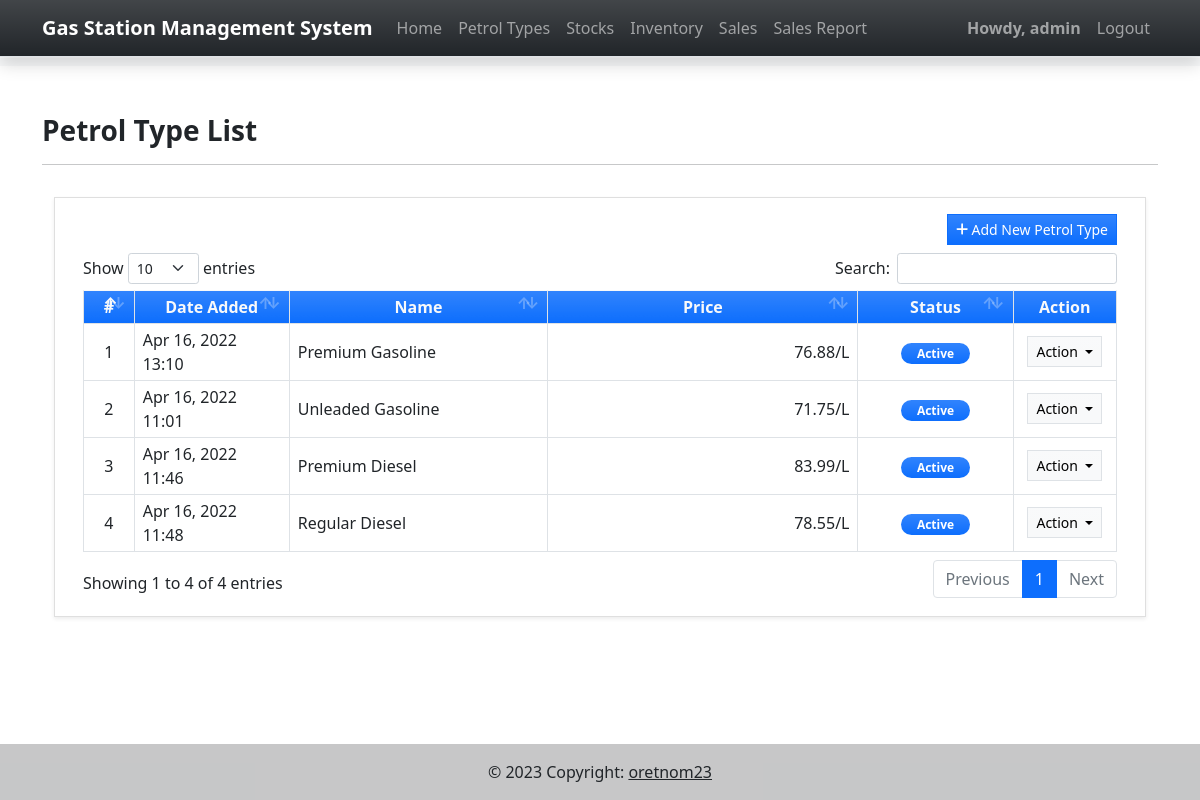
The app's page /petrol_list (signed in) with its own data.
### gsmsApp/models.py (models this page shows, shortened)
class Petrol(models.Model):
    name = models.CharField(max_length=250)
    description = models.TextField()
    status = models.CharField(max_length=2,choices=(('1','Active'),('0', 'Inactive')) , default = 1)
    price = models.FloatField(max_length=(15,2), default= 0)
    delete_flag = models.IntegerField(default = 0)
    date_added = models.DateTimeField(default = timezone.now)
    date_created = models.DateTimeField(auto_now = True)
    class Meta:
        verbose_name_plural = "Petrol Type List"
    def __str__(self):
        return str(f"{self.name}")

### gsmsApp/views.py (the view)
# urls.py: path('petrol_list',views.petrol_list,name='petrol-page'),
@login_required
def petrol_list(request):
    context =context_data()
    context['page_title'] = "Petrol Type List"
    context['page'] = "petrol_list"
    context['petrols'] = models.Petrol.objects.filter(delete_flag = 0).all()
    return render(request, "petrol_list.html", context)

### gsmsApp/views.py (called while the page is built)
def context_data():
    context = {
        'page_name' : '',
        'page_title' : '',
        'system_name' : 'Gas Station Management System',
        'topbar' : True,
        'footer' : True,
    }
    return context

### gsmsApp/templates/petrol_list.html (shortened to what this page needs)
{% extends "base.html" %} {% load humanize %} {% load customfilter %} {% block pageContent %}
<h3 class="fw-bolder">{{page_title}}</h3>
<hr>
<section class="py-3">
    <div class="container">
        <div class="card rounded-0 shadow-sm blur">
            <div class="card-body">
                <div class="container-fluid">
                    <div class="text-end mb-2">
                        <a href="javascript:void(0)" id="add_new" class="btn btn-primary btn-sm rounded-0 bg-gradient"><i class="fa fa-plus"></i> Add New Petrol Type</a>
                    </div>
                    <table class="table table-stripped table-bordered" id="petrol-table">
                        <colgroup>
                            <col width="5%">
                            <col width="15%">
                            <col width="25%">
                            <col width="30%">
                            <col width="15%">
                            <col width="10%">
                        </colgroup>
                        <thead>
                            <tr class="bg-primary bg-gradient text-light">
                                <th class="text-center">#</th>
                                <th class="text-center">Date Added</th>
                                <th class="text-center">Name</th>
                                <th class="text-center">Price</th>
                                <th class="text-center">Status</th>
                                <th class="text-center">Action</th>
                            </tr>
                        </thead>
                        <tbody>
                            {% for petrol in petrols %}
                            <tr>
                                <td class="text-center">{{forloop.counter}}</td>
                                <td class="">{{ petrol.date_created|date:"M d, Y H:i" }}</td>
                                <td class="">{{petrol}}</td>
                                <td class="text-end">{{ petrol.price|floatformat:2|intcomma }}/L</td>
                                <td class="text-center">
                                    {% if petrol.status == '1' %}
                                    <span class="badge bg-primary px-3 rounded-pill bg-gradient">Active</span> {% else %}
                                    <span class="badge bg-default border text-dark px-3 rounded-pill bg-gradient">Inactive</span> {% endif %}
                                </td>
                                <td class="text-center">
                                    <div class="dropdown">
                                        <button class="btn btn-light border bg-gradient btn-sm rounded-0 dropdown-toggle" type="button" id="petrolDD{{petrol.pk}}" data-bs-toggle="dropdown" aria-expanded="false">
                                          Action
                                        </button>
                                    </div>
                                </td>
                            </tr>
                            {% endfor %}
                        </tbody>
                    </table>
                </div>
            </div>
        </div>
    </div>
</section>
</div> {% endblock pageContent %}

### gsmsApp/templates/topNavigation.html (shortened to what this page needs)
{% load static %}
<header>
    <nav class="navbar navbar-expand-lg navbar-dark bg-dark bg-gradient fixed-top shadow border-bottom">
        <div class="container">
            <a class="navbar-brand" target="_blank" href="./">
                <b>{{system_name}}</b>
            </a>
            <div class="collapse navbar-collapse" id="navbarExample01">
                <ul class="navbar-nav me-auto mb-2 mb-lg-0" id="topNav">
                    <li class="nav-item">
                        <a class="nav-link" aria-current="page" href="{% url 'home-page' %}">Home</a>
                    </li>
                    <li class="nav-item">
                        <a class="nav-link" id="upload-btn" aria-current="page" href="{% url 'petrol-page' %}">Petrol Types</a>
                    </li>
                    <li class="nav-item">
                        <a class="nav-link" id="upload-btn" aria-current="page" href="{% url 'stock-page' %}">Stocks</a>
                    </li>
                    <li class="nav-item">
                        <a class="nav-link" id="upload-btn" aria-current="page" href="{% url 'inventory-page' %}">Inventory</a>
                    </li>
                    <li class="nav-item">
                        <a class="nav-link" id="upload-btn" aria-current="page" href="{% url 'sale-page' %}">Sales</a>
                    </li>
                    <li class="nav-item">
                        <a class="nav-link" id="upload-btn" aria-current="page" href="{% url 'sales-report-page' %}">Sales Report</a>
                    </li>
                </ul>
                <ul class="navbar-nav d-flex flex-row">
                    {% if user.id %}
                    <li class="nav-item">
                        <a class="nav-link"  href="{% url 'profile-page' %}"><b>Howdy, {{user.username}}</b></a>
                    </li>
                    <li class="nav-item">
                        <a class="nav-link" aria-current="page" href="{% url 'logout' %}">Logout</a>
                    </li>
                    {% endif %}
                </ul>
            </div>
        </div>
    </nav>
    <div id="intro" class="pt-2 text-center bg-light">
    </div>
</header>

### static/assets/default/css/style.css (style rules this page uses)
html, body { height: 100%; width: 100%; max-height: 100%; overflow: auto; display: flex; flex-direction: column; }
body>header { flex-shrink: auto; }

### gsmsApp/templates/topNavigation.html (style rules this page uses)
#intro { margin-top: 58px; }

### records on screen
Petrol: date_created "Apr 16, 2022 13:10", name "Premium Gasoline", price "76.88", status "Active"
Petrol: date_created "Apr 16, 2022 11:01", name "Unleaded Gasoline", price "71.75", status "Active"
Petrol: date_created "Apr 16, 2022 11:46", name "Premium Diesel", price "83.99", status "Active"
Petrol: date_created "Apr 16, 2022 11:48", name "Regular Diesel", price "78.55", status "Active"

### other values on screen
{{ system_name }} "Gas Station Management System"
{{ user.username }} "admin"
{{ page_title }} "Petrol Type List"
